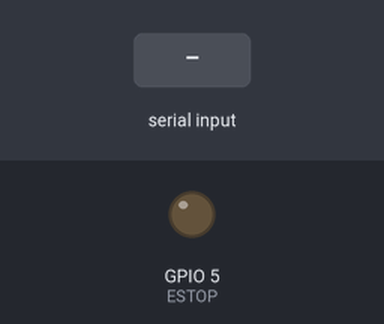
The sketch below on a simulated ESP32. On the bench: output pins drawn as LEDs (lit = HIGH). Inputs (shaded band) come from the test bench.

Above: at 1.2 s.
1.3 s: "s" received over the second serial link
At 1.9 s:
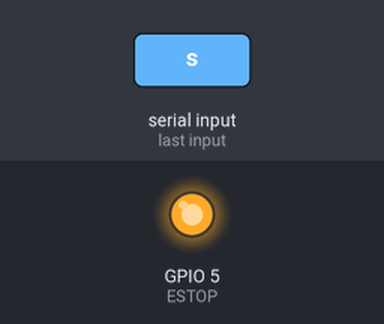
2.8 s: "g" received over the second serial link
At 4.2 s:
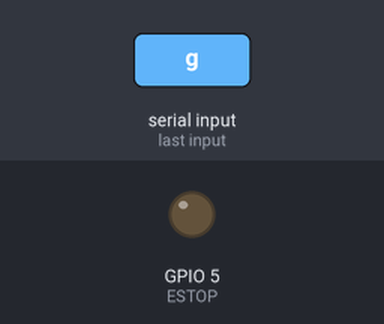
Timing chart, 0 to 9.3 s (numbered marks = the images above; inputs shaded):
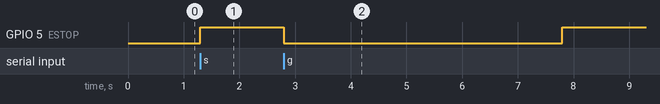

The sketch:

xbee_recieve.ino
```cpp
// Onboard Module
#define RX 17
#define TX 16
#define ESTOP 5

unsigned long watchdog = 0; // Current time since last ping
unsigned long last_ping = 0; // Time of last ping
bool estopped = false;

void setup() {
  Serial2.begin(9600, SERIAL_8N1, RX, TX);
  pinMode(ESTOP, OUTPUT);
  digitalWrite(ESTOP, LOW);
}

void loop() {
  // Update Watchdog Time
  watchdog = millis() - last_ping;
  // Query XBEE
  if (Serial2.available()) {
    char data = Serial2.read();
    switch (data) {
      case 'h': // "Hey there"
        last_ping = millis();
        break;
      case 's': // "Stop"
        last_ping = millis();
        digitalWrite(ESTOP, HIGH);
        estopped = true;
        break;
      case 'g': // "Go"
        last_ping = millis();
        digitalWrite(ESTOP, LOW);
        estopped = false;
        break;
    }
  }
  // Determine if we need to stop based on Watchdog Time
  // TODO: Determine best timeout time based on latency
  if (watchdog >= 5000 && !estopped) {
    digitalWrite(ESTOP, HIGH);
    estopped = true;
  }
}
```

Measured:
- after the input at 1.3 s, GPIO 5 (ESTOP): LOW → HIGH at once
- after the input at 2.8 s, GPIO 5 (ESTOP): HIGH → LOW at once, → HIGH 5.0 s later
